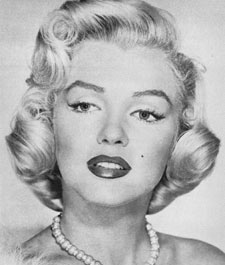
#> input picture data/marilyn.bmp, 225 x 265 px
$ jupyter execute box_blur.ipynb
#> lines starting #> are read from the running program, lines starting #| are printed output that depends on the picture
[cell 1]
import numpy as np
import matplotlib.pyplot as plt
from PIL import Image

[cell 2]
kernel = 1/9 * np.ones((3,3))
kernel

[cell 3]
plt.imshow(kernel)
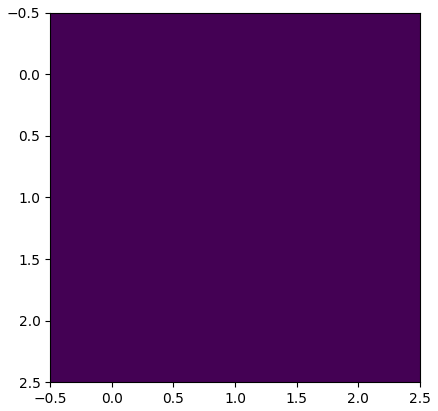
#> figure drawn by matplotlib, 1 panel

[cell 4]
def convolve(image: np.ndarray, kernel: np.ndarray) -> np.ndarray:
    """
    Convolve an image with a kernel assuming zero-padding of the image to handle the borders

    :param image: the image (either greyscale shape=(rows, cols) or colour shape=(rows, cols, channels))
    :type numpy.ndarray

    :param: kernel: the kernel (shape=(kheight, kwidth); both dimensions odd)
    :type: numpy.ndarray

    :returns the convolved image (of the same shape as the input image)
    :rtype numpy.ndarray
    """
    im_count_row, im_count_col = image.shape
    kern_count_row, kern_count_col = kernel.shape
    if (kern_count_row % 2) == 0:
        raise ValueError('Kernel cannot be an even dimension!')
    if (kern_count_col % 2) == 0:
        raise ValueError('Kernel cannot be an even dimension!')
    out = np.zeros_like(image)
    # width of padding is half the size of kernel
    pad_count_row = np.floor((kern_count_row/2)).astype(int)
    pad_count_col = np.floor((kern_count_col/2)).astype(int)
    image_padded = np.pad(image, (pad_count_row, pad_count_col), mode='constant')
    for x in range(im_count_col):
        for y in range(im_count_row):
            # guard against going past padding
            if x >= (im_count_col - kern_count_col):
                continue
            if y >= (im_count_row - kern_count_row):
                continue
            # convolve
            image_section = image_padded[x: x+kern_count_col, y: y+kern_count_row]
            out[x,y] = (kernel * image_section).sum()
    return out

[cell 5]
im = Image.open('data/marilyn.bmp').convert('L')
image = np.array(im)
print(image.shape)
#| (265, 225)
plt.imshow(image, cmap=plt.cm.gray)

[cell 6]
image = np.random.randint(low=0, high=255, size=(22,6))
plt.imshow(image,cmap=plt.cm.gray)
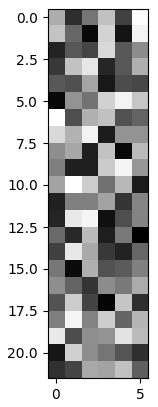
#> figure drawn by matplotlib, 1 panel

[cell 7]
kernel = (1/9) * np.ones((3,3))
plt.imshow(kernel, cmap=plt.cm.gray)
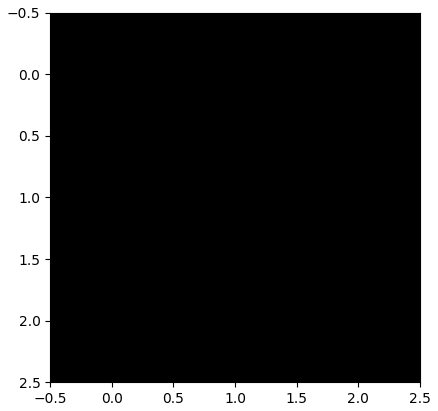
#> figure drawn by matplotlib, 1 panel

[cell 8]
kern_count_row, kern_count_col = kernel.shape
pad_count_row = np.floor((kern_count_row/2)).astype(int)
pad_count_col = np.floor((kern_count_col/2)).astype(int)
image_padded = np.pad(image, (pad_count_row, pad_count_col), mode='constant')
plt.imshow(image_padded, cmap=plt.cm.gray)
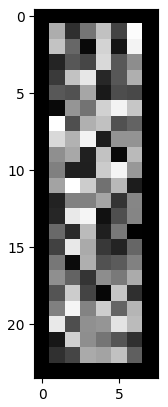
#> figure drawn by matplotlib, 1 panel
#| (265, 225)

[cell 9]
def convolve(image, kernel):
    """
    This function which takes an image and a kernel and returns the convolution of them.

    :param image: a numpy array of size [image_height, image_width].
    :param kernel: a numpy array of size [kernel_height, kernel_width].
    :return: a numpy array of size [image_height, image_width] (convolution output).
    """
    # convolution output
    output = np.zeros_like(image)
    print(image.shape)
#| (265, 225)
    print(image)
#> (printed output is left out)
    im_count_row, im_count_col = image.shape
#> im_count_row = 265; im_count_col = 225
    kern_count_row, kern_count_col = kernel.shape

    pad_count_row = np.floor((kern_count_row/2)).astype(int)
    pad_count_col = np.floor((kern_count_col/2)).astype(int)

    # Add zero padding to the input image
    image_padded = np.pad(image, (pad_count_row, pad_count_col), mode='constant')
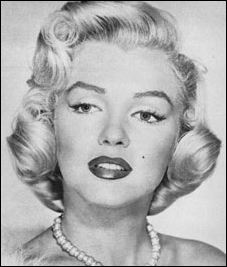
#> image_padded: shape (267, 227); min 0, max 244, mean 174.3
    print(image_padded.shape)
#| (267, 227)
    print(image_padded)
#> (printed output is left out)
    print(pad_count_row)
    print(pad_count_col)

    # print(f"{padded[y_start:y_end,x_start:x_end]}")

    image_padded[pad_count_row:-pad_count_col, pad_count_col:-pad_count_row] = image
    print(image_padded)
#> (printed output is left out)

    # Loop over every pixel of the image
    print('image.shape:', image.shape)
#| image.shape: (265, 225)
    for x in range(image.shape[0]):
        for y in range(image.shape[1]):
            output[x,y]=(kernel * image_padded[x: x+kern_count_col, y: y+kern_count_row]).sum()
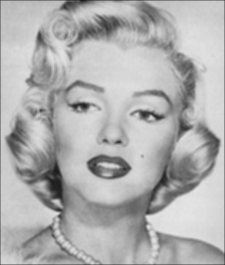
#> output: shape (265, 225); min 26, max 229, mean 175.7

    return output

$ run again, with data/cat.bmp copied over data/marilyn.bmp
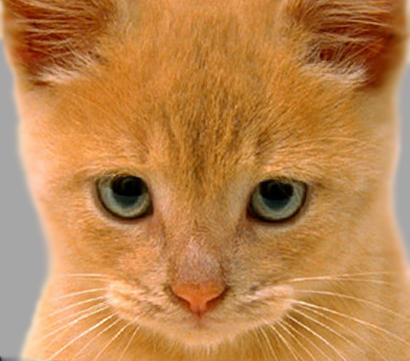
#> input picture data/cat.bmp, 410 x 361 px
#> `im = Image.open('data/marilyn.bmp').convert('L')`:
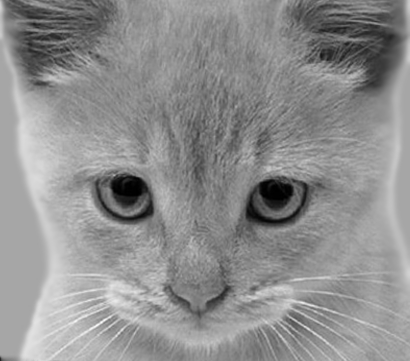
#> im: PIL image 410x361 L; min 0, max 252, mean 142.9
#| (361, 410)
#| (361, 410)
#| (361, 410)
#> (printed output is left out)
#> in convolve, `image_padded = np.pad(image, (pad_count_row, pad_count_col), mode='con..`:
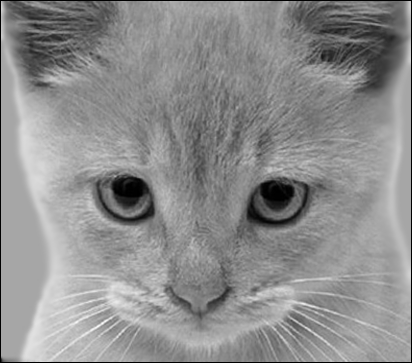
#> image_padded: shape (363, 412); min 0, max 252, mean 141.4
#| (363, 412)
#> (printed output is left out)
#> (printed output is left out)
#| image.shape: (361, 410)
